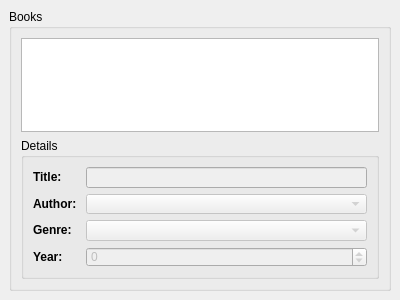
<ui version="4.0" >
 <author></author>
 <comment></comment>
 <exportmacro></exportmacro>
 <class>BookWindow</class>
 <widget class="QMainWindow" name="BookWindow" >
  <property name="geometry" >
   <rect>
    <x>0</x>
    <y>0</y>
    <width>400</width>
    <height>300</height>
   </rect>
  </property>
  <property name="windowTitle" >
   <string>Books</string>
  </property>
  <widget class="QWidget" name="centralWidget" >
   <property name="geometry" >
    <rect>
     <x>0</x>
     <y>0</y>
     <width>400</width>
     <height>300</height>
    </rect>
   </property>
   <layout class="QVBoxLayout" >
    <property name="margin" >
     <number>9</number>
    </property>
    <property name="spacing" >
     <number>6</number>
    </property>
    <item>
     <widget class="QGroupBox" name="groupBox" >
      <property name="geometry" >
       <rect>
        <x>9</x>
        <y>9</y>
        <width>382</width>
        <height>282</height>
       </rect>
      </property>
      <property name="title" >
       <string>Books</string>
      </property>
      <layout class="QVBoxLayout" >
       <property name="margin" >
        <number>9</number>
       </property>
       <property name="spacing" >
        <number>6</number>
       </property>
       <item>
        <widget class="QTableView" name="bookTable" >
         <property name="geometry" >
          <rect>
           <x>11</x>
           <y>22</y>
           <width>360</width>
           <height>102</height>
          </rect>
         </property>
         <property name="selectionBehavior" >
          <enum>QAbstractItemView::SelectRows</enum>
         </property>
        </widget>
       </item>
       <item>
        <widget class="QGroupBox" name="groupBox_2" >
         <property name="geometry" >
          <rect>
           <x>11</x>
           <y>130</y>
           <width>360</width>
           <height>141</height>
          </rect>
         </property>
         <property name="minimumSize" >
          <size>
           <width>145</width>
           <height>141</height>
          </size>
         </property>
         <property name="title" >
          <string>Details</string>
         </property>
         <layout class="QGridLayout" >
          <property name="margin" >
           <number>9</number>
          </property>
          <property name="spacing" >
           <number>6</number>
          </property>
          <item row="0" column="0" >
           <widget class="QLabel" name="label_5" >
            <property name="geometry" >
             <rect>
              <x>11</x>
              <y>22</y>
              <width>49</width>
              <height>21</height>
             </rect>
            </property>
            <property name="text" >
             <string>&lt;b>Title:&lt;/b></string>
            </property>
           </widget>
          </item>
          <item row="1" column="0" >
           <widget class="QLabel" name="label_2_2_2_2" >
            <property name="geometry" >
             <rect>
              <x>11</x>
              <y>49</y>
              <width>49</width>
              <height>23</height>
             </rect>
            </property>
            <property name="text" >
             <string>&lt;b>Author: &lt;/b></string>
            </property>
           </widget>
          </item>
          <item row="3" column="0" >
           <widget class="QLabel" name="label_4" >
            <property name="geometry" >
             <rect>
              <x>11</x>
              <y>107</y>
              <width>49</width>
              <height>23</height>
             </rect>
            </property>
            <property name="text" >
             <string>&lt;b>Year:&lt;/b></string>
            </property>
           </widget>
          </item>
          <item row="2" column="0" >
           <widget class="QLabel" name="label_3" >
            <property name="geometry" >
             <rect>
              <x>11</x>
              <y>78</y>
              <width>49</width>
              <height>23</height>
             </rect>
            </property>
            <property name="text" >
             <string>&lt;b>Genre:&lt;/b></string>
            </property>
           </widget>
          </item>
          <item row="0" column="1" >
           <widget class="QLineEdit" name="titleEdit" >
            <property name="enabled" >
             <bool>false</bool>
            </property>
            <property name="geometry" >
             <rect>
              <x>66</x>
              <y>22</y>
              <width>283</width>
              <height>21</height>
             </rect>
            </property>
           </widget>
          </item>
          <item row="1" column="1" >
           <widget class="QComboBox" name="authorEdit" >
            <property name="enabled" >
             <bool>false</bool>
            </property>
            <property name="geometry" >
             <rect>
              <x>66</x>
              <y>49</y>
              <width>283</width>
              <height>23</height>
             </rect>
            </property>
           </widget>
          </item>
          <item row="2" column="1" >
           <widget class="QComboBox" name="genreEdit" >
            <property name="enabled" >
             <bool>false</bool>
            </property>
            <property name="geometry" >
             <rect>
              <x>66</x>
              <y>78</y>
              <width>283</width>
              <height>23</height>
             </rect>
            </property>
           </widget>
          </item>
          <item row="3" column="1" >
           <widget class="QSpinBox" name="yearEdit" >
            <property name="enabled" >
             <bool>false</bool>
            </property>
            <property name="geometry" >
             <rect>
              <x>66</x>
              <y>107</y>
              <width>283</width>
              <height>23</height>
             </rect>
            </property>
            <property name="maximum" >
             <number>2100</number>
            </property>
            <property name="minimum" >
             <number>-1000</number>
            </property>
            <property name="prefix" >
             <string/>
            </property>
           </widget>
          </item>
         </layout>
        </widget>
       </item>
      </layout>
     </widget>
    </item>
   </layout>
  </widget>
 </widget>
 <pixmapfunction></pixmapfunction>
 <tabstops>
  <tabstop>bookTable</tabstop>
 </tabstops>
 <resources/>
 <connections/>
</ui>
